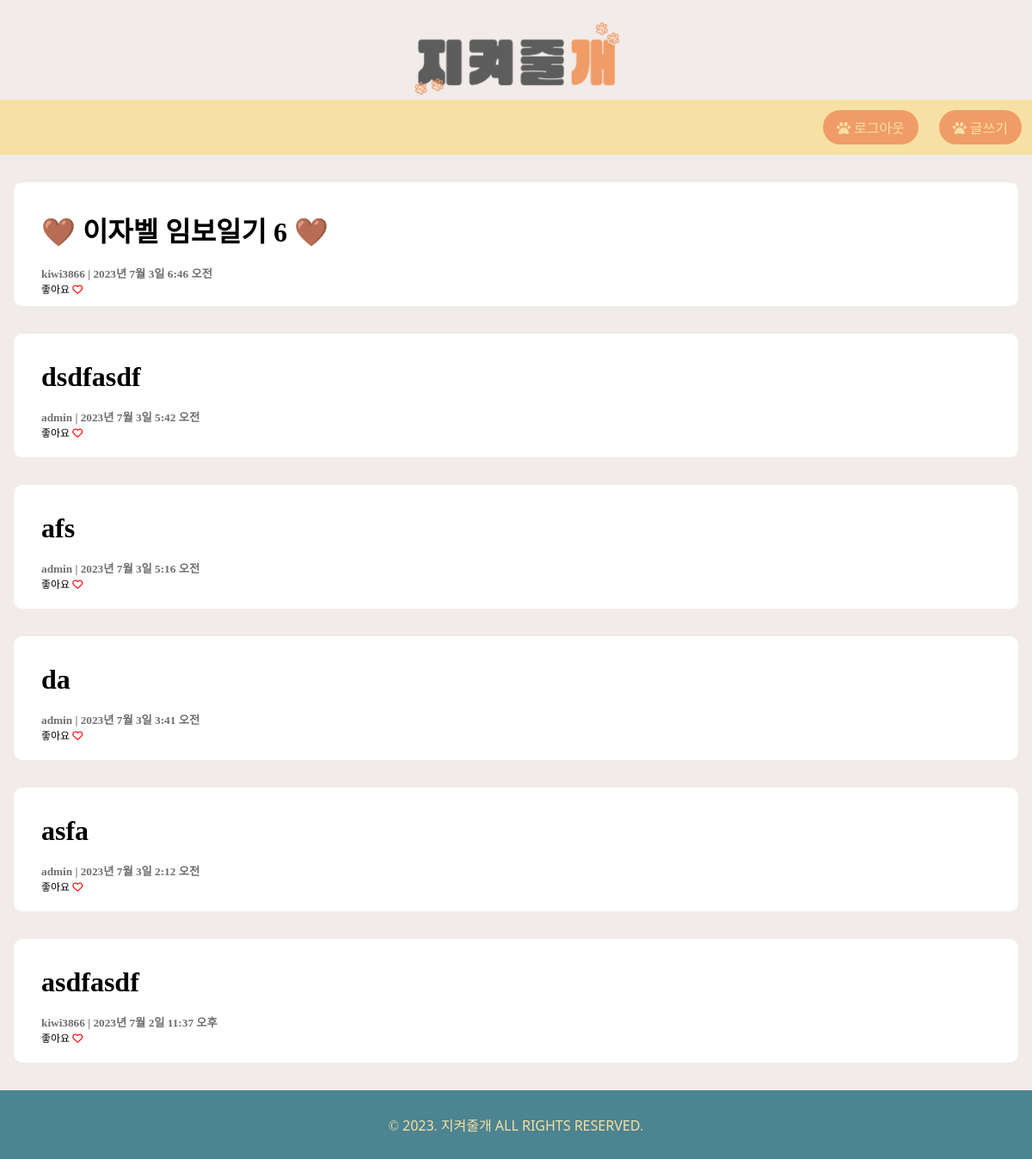
The page / (signed in) on the database its author committed.
### myapp/models.py (models this page shows, shortened)
class Post(models.Model):
    title = models.CharField(max_length=70)             # 제목 (최대 길이 70자)
    content = models.TextField(blank=True)  # 본문 내용
    datetime = models.DateTimeField(auto_now_add=True)  # 현재 시간 자동저장
    image = models.ImageField(upload_to="post/images/%Y/%m/%d/", blank=True)
    author = models.ForeignKey(User, on_delete=models.CASCADE)
    def get_absolute_url(self):
        return f"/posts/{self.pk}/"

### users/models.py (models this page shows)
class User(AbstractUser):
    phone = models.CharField(verbose_name='전화번호', max_length=11)
    objects = UserManager()

### myapp/views.py (the view)
# urls.py: path("", views.PostList.as_view(), name="list"),
class PostList(ListView):
    model = Post
    ordering = "-pk"
    template_name = "myapp/main.html"

### myapp/templates/myapp/main.html (shortened to what this page needs)
{% load static %}
<!DOCTYPE html>
<html lang="ko">
    <head>
        <link href="{% static 'css/main.css' %}" type="text/css" rel="stylesheet" />
    </head>
    <body>
        <div class="nonfooter">
            <header>
                <a href="{% url 'myapp:list' %}"
                    > <img src="{% static 'images/logo.png' %}"
                        alt="logo"
                /></a>
            </header>
            <nav>
                {% if user.is_authenticated %}
                <a href="{% url 'accounts:logout' %}"
                ><div><i class="fa-solid fa-paw"></i> 로그아웃</div></a
                >
                {% endif %}
                {% if user.is_authenticated %}
                <a href="{% url 'myapp:create' %}"
                    ><div><i class="fa-solid fa-paw"></i> 글쓰기</div></a
                >
                {% endif %}
            </nav>
            <div class="container">
                {% for p in post_list %}
                <div class="item">
                    <a href="{{ p.get_absolute_url }}"><h1>{{ p.title }}</h1></a>
                    <br />
                    <h5 class="item-info">{{ p.author }} | {{ p.datetime }}</h5>
                    <span class="likes">좋아요 <i class="fa-regular fa-heart"></i></span>
                </div>
                {% endfor %}
            </div>
        </div>
        <footer>
            <p class="footer">&copy; 2023. 지켜줄개 ALL RIGHTS RESERVED.</p>
        </footer>
    </body>
</html>

### static/css/main.css (style rules this page uses)
* { padding: 0; margin: 0; border: none; }
body { background-color: #f1ebe9; }
header { margin-top: 3vh; text-align: center; }
header img { width: 30vh; }
nav { height: 8vh; text-align: center; background-color: #f7e0a3; display: flex; flex-direction: row; justify-content: flex-end; align-items: center; }
nav a { text-decoration: none; }
nav div { height: fit-content; padding: 1vh 2vh; color: #f7e0a3; margin: 0 1.5vh; text-align: center; background-color: #f09c67; border-radius: 20px; }
.item a { text-decoration: none; color: black; }
.item { background-color: #ffffff; height: 10vh; margin: 2em 1em; padding: 2em 2em; border-radius: 10px; }
.item-info { color: #6e6e6e; }
.likes { font-size: 12px; }
.fa-heart { color: red; }
.nonfooter { min-height: calc(100vh - 10vh); }
footer { background-color: #4c8492; bottom: 0; height: 10vh; text-align: center; display: flex; justify-content: center; line-height: 10vh; }
.footer { margin: 0 auto; color: #f7e0a3; font-family: Noto Sans Symbols; }

### rows shown on the page
Post: title "🤎 이자벨 임보일기 6 🤎", author "kiwi3866", datetime "2023년 7월 3일 6:46 오전"
Post: title "dsdfasdf", author "admin", datetime "2023년 7월 3일 5:42 오전"
Post: title "afs", author "admin", datetime "2023년 7월 3일 5:16 오전"
Post: title "da", author "admin", datetime "2023년 7월 3일 3:41 오전"
Post: title "asfa", author "admin", datetime "2023년 7월 3일 2:12 오전"
Post: title "asdfasdf", author "kiwi3866", datetime "2023년 7월 2일 11:37 오후"
